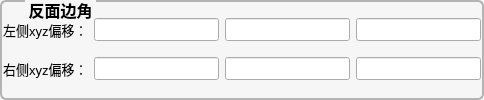
             <widget class="QGroupBox" name="groupBox_17">
              <property name="font">
               <font>
                <pointsize>12</pointsize>
                <bold>true</bold>
               </font>
              </property>
              <property name="styleSheet">
               <string notr="true">QGroupBox {
	color: rgb(0, 0, 0);
	background-color: #f6f6f6;
    border-width: 2px;
    border-radius: 6px;
   border-style:solid;
  border-color: #b4b4b4;
  margin-top: 2ex;
}
QGroupBox::title {
     subcontrol-origin: margin;
     subcontrol-position: top left;
   left:25px;
     margin-left: 0px;
     padding:0 1px;
}</string>
              </property>
              <property name="title">
               <string>反面边角</string>
              </property>
              <property name="alignment">
               <set>Qt::AlignCenter</set>
              </property>
              <layout class="QGridLayout" name="gridLayout_17">
               <property name="leftMargin">
                <number>1</number>
               </property>
               <property name="topMargin">
                <number>1</number>
               </property>
               <property name="rightMargin">
                <number>1</number>
               </property>
               <property name="bottomMargin">
                <number>1</number>
               </property>
               <property name="horizontalSpacing">
                <number>6</number>
               </property>
               <property name="verticalSpacing">
                <number>1</number>
               </property>
               <item row="0" column="1">
                <widget class="QLineEdit" name="lineEdit_Back_Region1_X_Shift_R">
                 <property name="font">
                  <font>
                   <pointsize>10</pointsize>
                   <bold>false</bold>
                  </font>
                 </property>
                </widget>
               </item>
               <item row="0" column="3">
                <widget class="QLineEdit" name="lineEdit_Back_Region1_Z_Shift_R">
                 <property name="font">
                  <font>
                   <pointsize>10</pointsize>
                   <bold>false</bold>
                  </font>
                 </property>
                </widget>
               </item>
               <item row="0" column="2">
                <widget class="QLineEdit" name="lineEdit_Back_Region1_Y_Shift_R">
                 <property name="font">
                  <font>
                   <pointsize>10</pointsize>
                   <bold>false</bold>
                  </font>
                 </property>
                </widget>
               </item>
               <item row="1" column="2">
                <widget class="QLineEdit" name="lineEdit_Back_Region2_Y_Shift_R">
                 <property name="font">
                  <font>
                   <pointsize>10</pointsize>
                   <bold>false</bold>
                  </font>
                 </property>
                </widget>
               </item>
               <item row="1" column="0">
                <widget class="QLabel" name="label_27">
                 <property name="font">
                  <font>
                   <pointsize>10</pointsize>
                   <bold>false</bold>
                  </font>
                 </property>
                 <property name="styleSheet">
                  <string notr="true">color: rgb(0, 0, 0);</string>
                 </property>
                 <property name="text">
                  <string>右侧xyz偏移：</string>
                 </property>
                </widget>
               </item>
               <item row="0" column="0">
                <widget class="QLabel" name="label_30">
                 <property name="font">
                  <font>
                   <pointsize>10</pointsize>
                   <bold>false</bold>
                  </font>
                 </property>
                 <property name="styleSheet">
                  <string notr="true">color: rgb(0, 0, 0);</string>
                 </property>
                 <property name="text">
                  <string>左侧xyz偏移：</string>
                 </property>
                </widget>
               </item>
               <item row="1" column="1">
                <widget class="QLineEdit" name="lineEdit_Back_Region2_X_Shift_R">
                 <property name="font">
                  <font>
                   <pointsize>10</pointsize>
                   <bold>false</bold>
                  </font>
                 </property>
                </widget>
               </item>
               <item row="1" column="3">
                <widget class="QLineEdit" name="lineEdit_Back_Region2_Z_Shift_R">
                 <property name="font">
                  <font>
                   <pointsize>10</pointsize>
                   <bold>false</bold>
                  </font>
                 </property>
                </widget>
               </item>
              </layout>
             </widget>
